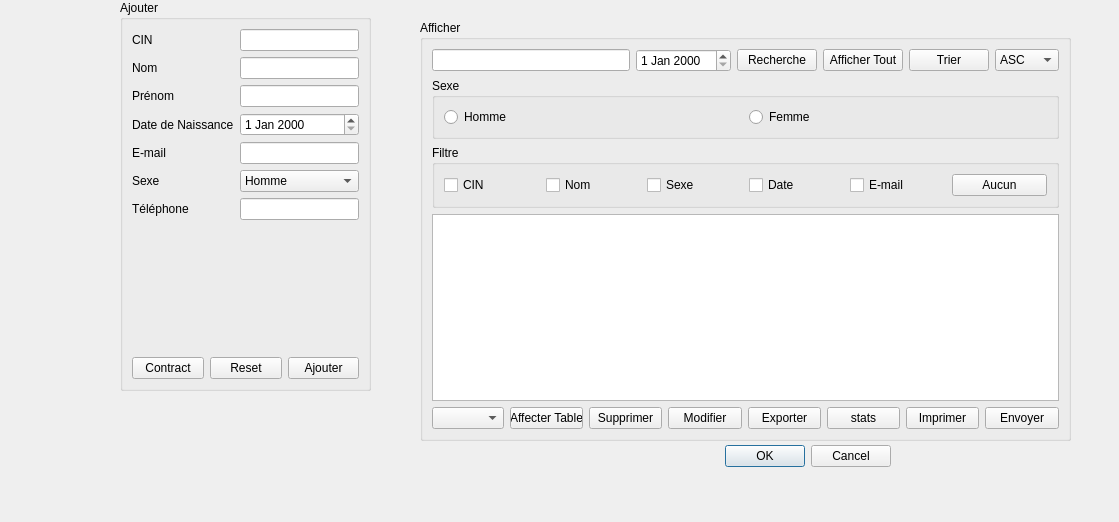
<?xml version="1.0" encoding="UTF-8"?>
<ui version="4.0">
 <class>Dialog</class>
 <widget class="QDialog" name="Dialog">
  <property name="geometry">
   <rect>
    <x>0</x>
    <y>0</y>
    <width>1119</width>
    <height>522</height>
   </rect>
  </property>
  <property name="windowTitle">
   <string>Dialog</string>
  </property>
  <widget class="QDialogButtonBox" name="buttonBox">
   <property name="geometry">
    <rect>
     <x>550</x>
     <y>440</y>
     <width>341</width>
     <height>32</height>
    </rect>
   </property>
   <property name="orientation">
    <enum>Qt::Horizontal</enum>
   </property>
   <property name="standardButtons">
    <set>QDialogButtonBox::Cancel|QDialogButtonBox::Ok</set>
   </property>
  </widget>
  <widget class="QGroupBox" name="groupBox_ajouter_invites">
   <property name="geometry">
    <rect>
     <x>120</x>
     <y>0</y>
     <width>251</width>
     <height>391</height>
    </rect>
   </property>
   <property name="title">
    <string>Ajouter</string>
   </property>
   <layout class="QVBoxLayout" name="verticalLayout_8">
    <item>
     <layout class="QVBoxLayout" name="verticalLayout_7">
      <item>
       <layout class="QFormLayout" name="formLayout_3">
        <item row="0" column="0">
         <widget class="QLabel" name="cINLabel">
          <property name="text">
           <string>CIN</string>
          </property>
         </widget>
        </item>
        <item row="0" column="1">
         <widget class="QLineEdit" name="cINLineEdit_invite"/>
        </item>
        <item row="1" column="0">
         <widget class="QLabel" name="prNomLabel">
          <property name="text">
           <string>Nom</string>
          </property>
         </widget>
        </item>
        <item row="2" column="0">
         <widget class="QLabel" name="prNomLabel_2">
          <property name="text">
           <string>Prénom</string>
          </property>
         </widget>
        </item>
        <item row="2" column="1">
         <widget class="QLineEdit" name="prNomLineEdit_invite"/>
        </item>
        <item row="3" column="0">
         <widget class="QLabel" name="dateDeNaissanceLabel">
          <property name="text">
           <string>Date de Naissance</string>
          </property>
         </widget>
        </item>
        <item row="3" column="1">
         <widget class="QDateEdit" name="dateDeNaissanceDateEdit_invite"/>
        </item>
        <item row="4" column="0">
         <widget class="QLabel" name="eMailLabel">
          <property name="text">
           <string>E-mail</string>
          </property>
         </widget>
        </item>
        <item row="4" column="1">
         <widget class="QLineEdit" name="eMailLineEdit_invite"/>
        </item>
        <item row="5" column="0">
         <widget class="QLabel" name="sexeLabel">
          <property name="text">
           <string>Sexe</string>
          </property>
         </widget>
        </item>
        <item row="5" column="1">
         <widget class="QComboBox" name="sexeComboBox">
          <item>
           <property name="text">
            <string>Homme</string>
           </property>
          </item>
          <item>
           <property name="text">
            <string>Femme</string>
           </property>
          </item>
         </widget>
        </item>
        <item row="6" column="0">
         <widget class="QLabel" name="tLPhoneLabel">
          <property name="text">
           <string>Téléphone</string>
          </property>
         </widget>
        </item>
        <item row="6" column="1">
         <widget class="QLineEdit" name="tLPhoneLineEdit_invite"/>
        </item>
        <item row="1" column="1">
         <widget class="QLineEdit" name="nomLineEdit_invite"/>
        </item>
       </layout>
      </item>
      <item>
       <layout class="QHBoxLayout" name="horizontalLayout_13">
        <item>
         <widget class="QPushButton" name="contract_invite">
          <property name="text">
           <string>Contract</string>
          </property>
         </widget>
        </item>
        <item>
         <widget class="QPushButton" name="reset_invite">
          <property name="text">
           <string>Reset</string>
          </property>
         </widget>
        </item>
        <item>
         <widget class="QPushButton" name="ajouter_invite">
          <property name="text">
           <string>Ajouter</string>
          </property>
         </widget>
        </item>
       </layout>
      </item>
     </layout>
    </item>
   </layout>
  </widget>
  <widget class="QGroupBox" name="groupBox_afficher_invites">
   <property name="geometry">
    <rect>
     <x>420</x>
     <y>20</y>
     <width>651</width>
     <height>421</height>
    </rect>
   </property>
   <property name="title">
    <string>Afficher</string>
   </property>
   <layout class="QVBoxLayout" name="verticalLayout_10">
    <item>
     <layout class="QVBoxLayout" name="verticalLayout_9">
      <item>
       <layout class="QHBoxLayout" name="horizontalLayout_14">
        <item>
         <widget class="QLineEdit" name="lineEdit_recherche_invite"/>
        </item>
        <item>
         <widget class="QDateEdit" name="date_recherche_invite"/>
        </item>
        <item>
         <widget class="QPushButton" name="recherche_invite">
          <property name="text">
           <string>Recherche</string>
          </property>
         </widget>
        </item>
        <item>
         <widget class="QPushButton" name="afficher_tout_invite">
          <property name="text">
           <string>Afficher Tout</string>
          </property>
         </widget>
        </item>
        <item>
         <widget class="QPushButton" name="trier_invite">
          <property name="text">
           <string>Trier</string>
          </property>
         </widget>
        </item>
        <item>
         <widget class="QComboBox" name="ordre_invite">
          <item>
           <property name="text">
            <string>ASC</string>
           </property>
          </item>
          <item>
           <property name="text">
            <string>DESC</string>
           </property>
          </item>
         </widget>
        </item>
       </layout>
      </item>
      <item>
       <layout class="QHBoxLayout" name="horizontalLayout_16">
        <item>
         <widget class="QGroupBox" name="groupBox_4">
          <property name="title">
           <string>Sexe</string>
          </property>
          <layout class="QHBoxLayout" name="horizontalLayout_21">
           <item>
            <layout class="QHBoxLayout" name="horizontalLayout_20">
             <item>
              <widget class="QRadioButton" name="radio_button_homme">
               <property name="text">
                <string>Homme</string>
               </property>
              </widget>
             </item>
             <item>
              <widget class="QRadioButton" name="radio_button_femme">
               <property name="text">
                <string>Femme</string>
               </property>
              </widget>
             </item>
            </layout>
           </item>
          </layout>
         </widget>
        </item>
       </layout>
      </item>
      <item>
       <layout class="QHBoxLayout" name="horizontalLayout_19">
        <item>
         <widget class="QGroupBox" name="groupBox_5">
          <property name="title">
           <string>Filtre</string>
          </property>
          <layout class="QHBoxLayout" name="horizontalLayout_23">
           <item>
            <layout class="QHBoxLayout" name="horizontalLayout_22">
             <item>
              <widget class="QCheckBox" name="checkBox_cin_invite">
               <property name="text">
                <string>CIN</string>
               </property>
              </widget>
             </item>
             <item>
              <widget class="QCheckBox" name="checkBox_nom_invite">
               <property name="text">
                <string>Nom</string>
               </property>
              </widget>
             </item>
             <item>
              <widget class="QCheckBox" name="checkBox_sexe_invite">
               <property name="text">
                <string>Sexe</string>
               </property>
              </widget>
             </item>
             <item>
              <widget class="QCheckBox" name="checkBox_date_invite">
               <property name="text">
                <string>Date</string>
               </property>
              </widget>
             </item>
             <item>
              <widget class="QCheckBox" name="checkBox_mail_invite">
               <property name="text">
                <string>E-mail</string>
               </property>
              </widget>
             </item>
             <item>
              <widget class="QPushButton" name="aucun_invite">
               <property name="text">
                <string>Aucun</string>
               </property>
              </widget>
             </item>
            </layout>
           </item>
          </layout>
         </widget>
        </item>
       </layout>
      </item>
      <item>
       <layout class="QHBoxLayout" name="horizontalLayout_17">
        <item>
         <widget class="QTableView" name="tableView_invite"/>
        </item>
       </layout>
      </item>
      <item>
       <layout class="QHBoxLayout" name="horizontalLayout_18">
        <item>
         <widget class="QComboBox" name="comboBox_tables"/>
        </item>
        <item>
         <widget class="QPushButton" name="affecter_table">
          <property name="text">
           <string>Affecter Table</string>
          </property>
         </widget>
        </item>
        <item>
         <widget class="QPushButton" name="supprimer_invite">
          <property name="text">
           <string>Supprimer</string>
          </property>
         </widget>
        </item>
        <item>
         <widget class="QPushButton" name="modifier_invite">
          <property name="text">
           <string>Modifier</string>
          </property>
          <property name="checkable">
           <bool>true</bool>
          </property>
         </widget>
        </item>
        <item>
         <widget class="QPushButton" name="exporter_invite">
          <property name="text">
           <string>Exporter</string>
          </property>
         </widget>
        </item>
        <item>
         <widget class="QPushButton" name="stats_invite">
          <property name="text">
           <string>stats</string>
          </property>
         </widget>
        </item>
        <item>
         <widget class="QPushButton" name="imprimer_invite">
          <property name="text">
           <string>Imprimer</string>
          </property>
         </widget>
        </item>
        <item>
         <widget class="QPushButton" name="envoyer_invite">
          <property name="text">
           <string>Envoyer</string>
          </property>
         </widget>
        </item>
       </layout>
      </item>
     </layout>
    </item>
   </layout>
  </widget>
 </widget>
 <resources/>
 <connections>
  <connection>
   <sender>buttonBox</sender>
   <signal>accepted()</signal>
   <receiver>Dialog</receiver>
   <slot>accept()</slot>
   <hints>
    <hint type="sourcelabel">
     <x>248</x>
     <y>254</y>
    </hint>
    <hint type="destinationlabel">
     <x>157</x>
     <y>274</y>
    </hint>
   </hints>
  </connection>
  <connection>
   <sender>buttonBox</sender>
   <signal>rejected()</signal>
   <receiver>Dialog</receiver>
   <slot>reject()</slot>
   <hints>
    <hint type="sourcelabel">
     <x>316</x>
     <y>260</y>
    </hint>
    <hint type="destinationlabel">
     <x>286</x>
     <y>274</y>
    </hint>
   </hints>
  </connection>
 </connections>
</ui>
